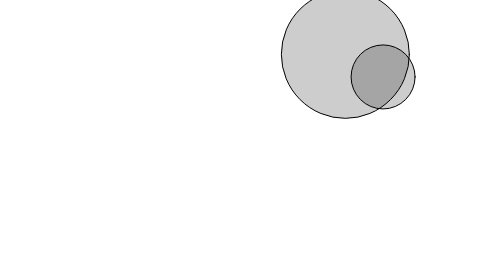
Frame 1 (no input)
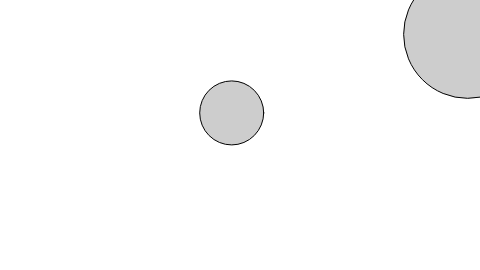
Frame 60 (no input)
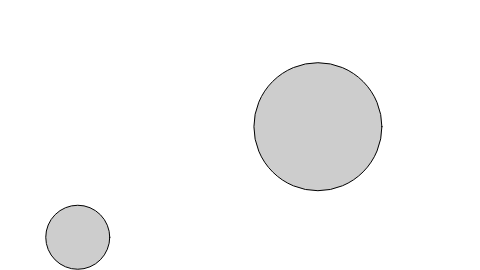
Frame 120 (the mouse pressed at the canvas centre since frame 60)

The p5.js sketch that drew these frames (run headless with seeded random() and noise() and a simulated clock; from frame 60 on, the mouse is pressed at the canvas centre):

// p5.js sketch
// ── sketch.js
// Learning Processing
// Daniel Shiffman
// http://www.learningprocessing.com

// Example 10-2: Bouncing ball class

// Two ball variables
var ball1;
var ball2;

function setup() {
  createCanvas(480, 270);
  
  // Initialize balls
  ball1 = new Ball(64);
  ball2 = new Ball(32);
}

function draw() {
  background(255);
  
  // Move and display balls
  ball1.move();
  ball2.move();
  ball1.display();
  ball2.display();
}



// ── ball.js
// Learning Processing
// Daniel Shiffman
// http://www.learningprocessing.com

// Example 10-2: Bouncing ball class

// Constructor
function Ball(tempR) {
  this.r = tempR;              // radius
  this.x = random(width);      // location
  this.y = random(height);
  this.xspeed = random(-5, 5); // speed
  this.yspeed = random(-5, 5);

  this.move = function() {
    this.x += this.xspeed; // Increment x
    this.y += this.yspeed; // Increment y

    // Check horizontal edges
    if (this.x > width || this.x < 0) {
      this.xspeed *= -1;
    }
    //Check vertical edges
    if (this.y > height || this.y < 0) {
      this.yspeed *= -1;
    }
  }

  // Draw the ball
  this.display = function() {
    stroke(0);
    fill(0, 50);
    ellipse(this.x, this.y, this.r*2, this.r*2);
  }
}
